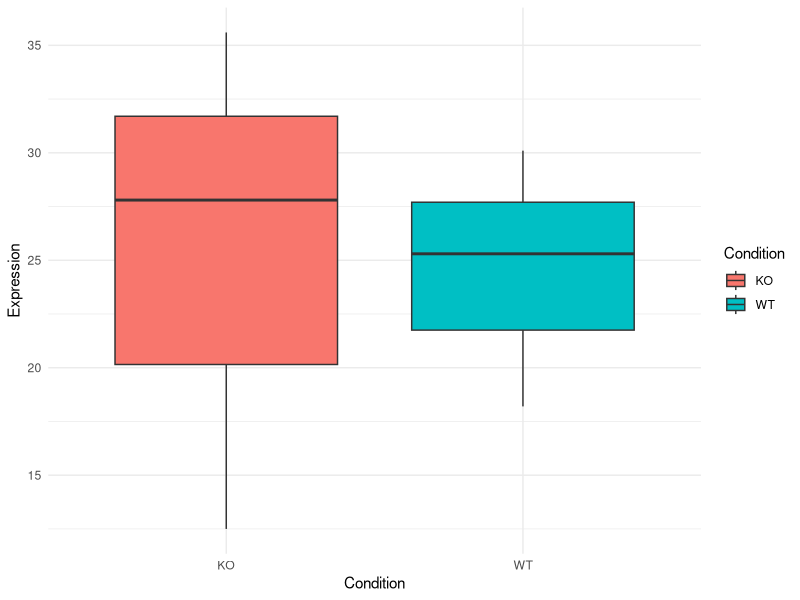

Here is the R script that generated this plot:
## ---- chunk 1
gene <- "TP53"       # Character
expression <- 25.3   # Numeric
is_mutant <- TRUE    # Logical
mut_gp <- factor(c("wt", "wt", "mut", "mut"))
## ---- chunk 2
x <- 1
y <- 2
total <- x + y
total
## ---- chunk 3
gene_names <- c("TP53", "BRCA1", "EGFR", "INS")
gene_names[1]  # First gene: "TP53"
gene_names[c(2, 4)]  # Select multiple genes
## ---- chunk 4
expr_matrix <- matrix(
  c(10, 12, 15, 20, 8, 30),
  nrow = 3, byrow = TRUE,
  dimnames = list(
    c("gene1", "gene2", "gene3"),
    c("sample1", "sample2")
  )
)
## ---- chunk 5
expr_matrix
expr_matrix["gene1", ]  # Expression of Gene1 across samples
expr_matrix[, "sample2"]  # All gene expressions in Sample2
expr_matrix[2, 1]  # Specific value at row 2, column 1
## ---- chunk 6
df <- data.frame(
  Gene = c("TP53", "BRCA1", "EGFR"),
  Expression = c(25.3, 12.5, 30.1),
  Mutation = c(TRUE, FALSE, TRUE)
)
## ---- chunk 7
df
df$Gene  # Select column as a vector
df[, "Expression"]  # Same as df$Expression
df[[2]]  # Same as df$Expression
df[1, ]  # First row
df[df$Expression > 30, ]  # Filter expression bigger than 30
df[which(df$Mutation), ]  # Filter mutated genes
## ---- chunk 8
bio_data <- list(
  genes = c("TP53", "BRCA1"),
  expression = matrix(c(20, 15, 30, 25), nrow = 2),
  metadata = data.frame(Sample = c("A", "B"), Condition = c("WT", "KO"))
)
## ---- chunk 9
bio_data
bio_data[1]  # a sub list
bio_data[[1]]  # Get gene names
bio_data$expression  # Get expression matrix
bio_data$metadata$Condition  # Get sample conditions
## ---- chunk 10
expression <- 25.3

if (expression > 20) {
  print("High expression")
} else {
  print("Low expression")
}

ifelse(test = expression > 20, yes = "High expression", no = "Low expression")
## ---- chunk 11
age <- c(18, 27, 20, 23, 22)
age[age < 20 | age > 25]
## ---- chunk 12
genes <- data.frame(
  gene = c("TP53", "BRCA1", "EGFR"),
  expr = c(25.3, 12.5, 30.1),
  gene_family = c("A", "A", "B")
  
)
genes[genes$expr > 20, ]
# subset(genes, expr > 20) # idem

subset(genes, expr > 20, select = c("gene", "expr")) # filter and select some columns
## ---- chunk 13
classify_expression <- function(expr, cutoff = 20) {
  message("Cutoff is ", cutoff)
  if (expr > cutoff) {
    return("High")
  } else {
    return("Low")
  }
}

classify_expression(25.3)
classify_expression(25.3, 10)
## ---- chunk 14
#| echo: false

library(ggplot2)
theme_set(theme_grey())
theme_update(
  axis.title = element_text(size = rel(2)),
  axis.text = element_text(size = rel(2)),
  strip.text = element_text(size = rel(2)),
  plot.title = element_text(size = rel(2.5)),
  legend.text = element_text(size = rel(2)),
  legend.title = element_text(size = rel(2))
)
## ---- chunk 15
library(ggplot2)
df <- data.frame(
  Expression = c(25.3, 12.5, 30.1, 27.8, 18.2, 35.6),
  Condition = rep(c("WT", "KO"), 3)
)
df
## ---- chunk 16
ggplot(
  data = df,
  aes(x = Condition, y = Expression, fill = Condition)
) +
  geom_boxplot() +
  theme_minimal()
